Frame 1 (no input): blank canvas, image omitted
Frame 60 (no input): blank canvas, image omitted
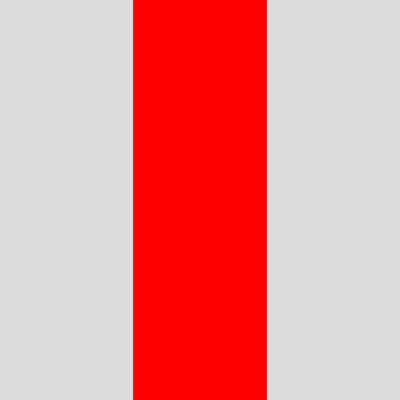
Frame 120 (the mouse pressed at the canvas centre since frame 60)

The p5.js sketch whose frames 1 and 60 were blank and that drew this single picture after the mouse press (run headless with seeded random() and noise() and a simulated clock; from frame 60 on, the mouse is pressed at the canvas centre):

// p5.js sketch
// ── sketch.js
function setup() {
  createCanvas(400, 400);
}

let part_hit = false;

function draw() {
  background(220);
  fill(255, 0, 0);
  noStroke();

  const part_1 = width / 3;
  const part_2 = part_1 * 2;

  if (mouseX > 0 && mouseX < part_1) {
    rect(0, 0, part_1, height);
  } else if (mouseX > part_1 && mouseX < part_2) {
    rect(part_1, 0, part_1, height);
    part_hit = true;
  } else if (mouseX > part_2 && mouseX < width) {
    rect(part_2, 0, part_1, height);
  }
  
  if (part_hit) {
    rect(part_1, 0, part_1, height);
  }
}
